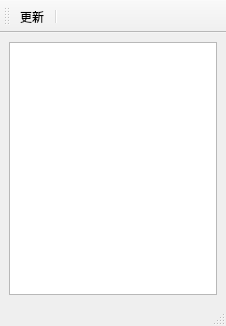
<?xml version="1.0" encoding="UTF-8"?>
<ui version="4.0">
 <class>workspacemainwindow</class>
 <widget class="QMainWindow" name="workspacemainwindow">
  <property name="geometry">
   <rect>
    <x>0</x>
    <y>0</y>
    <width>226</width>
    <height>326</height>
   </rect>
  </property>
  <property name="windowTitle">
   <string>MainWindow</string>
  </property>
  <widget class="QWidget" name="centralwidget">
   <layout class="QVBoxLayout" name="verticalLayout">
    <item>
     <widget class="QTreeView" name="treeView"/>
    </item>
   </layout>
  </widget>
  <widget class="QStatusBar" name="statusbar"/>
  <widget class="QToolBar" name="toolBar">
   <property name="windowTitle">
    <string>toolBar</string>
   </property>
   <property name="movable">
    <bool>true</bool>
   </property>
   <property name="iconSize">
    <size>
     <width>10</width>
     <height>10</height>
    </size>
   </property>
   <attribute name="toolBarArea">
    <enum>TopToolBarArea</enum>
   </attribute>
   <attribute name="toolBarBreak">
    <bool>false</bool>
   </attribute>
   <addaction name="update"/>
   <addaction name="separator"/>
  </widget>
  <action name="update">
   <property name="icon">
    <iconset>
     <normaloff>images/select.png</normaloff>images/select.png</iconset>
   </property>
   <property name="text">
    <string>更新</string>
   </property>
   <property name="toolTip">
    <string>更新</string>
   </property>
  </action>
 </widget>
 <resources/>
 <connections/>
</ui>
